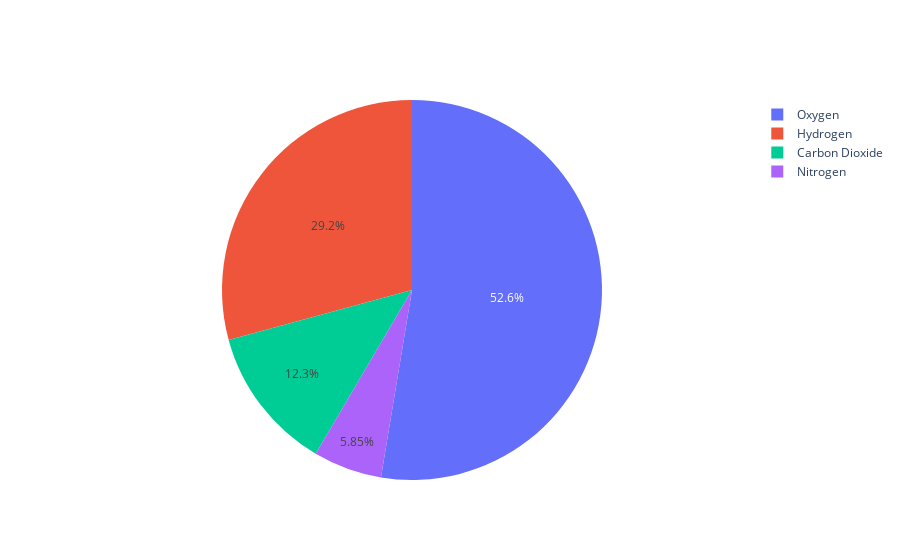

Here is the notebook cell this chart was saved with:
### Markdown cell above
### Pie Charts

### Code cell
gas = ['Oxygen','Hydrogen','Carbon Dioxide','Nitrogen']
volume = [4500,2500,1053,500]
data = [go.Pie(labels=gas, values=volume)]
fig = go.Figure(data )
fig

### Figure 1 — Plotly figure (JSON) as saved in the notebook; plotly's stock layout.template omitted (floating-point values rounded to 4 significant figures)
{"data": [{"labels": ["Oxygen", "Hydrogen", "Carbon Dioxide", "Nitrogen"], "type": "pie", "values": [4500, 2500, 1053, 500]}], "layout": {}}
